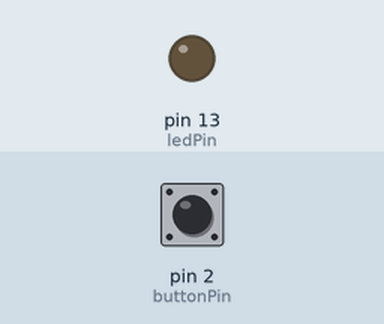
A sketch run on a simulated Arduino Uno, built with avr-gcc and run on an emulated ATmega328P. Shown: output pins drawn as LEDs (lit = HIGH). Inputs (shaded band) come from the test bench; at power-on: pin 2 (buttonPin) LOW.

Above: at 1.2 s.
1.3 s: pin 2 (buttonPin) pulled HIGH for 0.15 s
At 1.37 s:
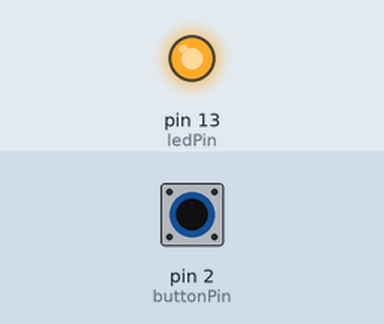
2.9 s: pin 2 (buttonPin) pulled HIGH for 3.2 s
At 7.1 s:
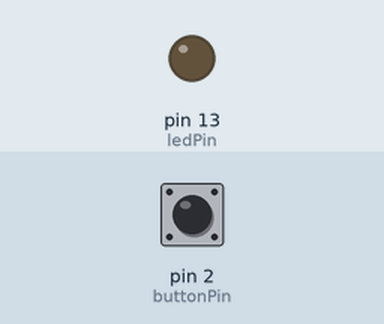
Timing chart, 0 to 8.6 s (numbered marks = the images above; inputs shaded):
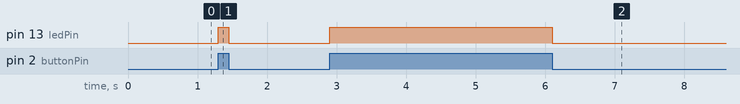

Measured:
- after the input at 1.3 s, pin 13 (ledPin): LOW → HIGH at once, → LOW 0.15 s later
- after the input at 2.9 s, pin 13 (ledPin): LOW → HIGH at once, → LOW 3.2 s later

The sketch:

LED-Pull-Down-Circuit.ino.ino
```cpp
const int buttonPin = 2;
const int ledPin = 13;

void setup() {
  pinMode(buttonPin, INPUT);
  pinMode(ledPin, OUTPUT);
}

void loop() {
  int buttonState = digitalRead(buttonPin);

  if (buttonState == HIGH) {
    digitalWrite(ledPin, HIGH);
  }
  else {
    digitalWrite(ledPin, LOW);
  }
}
```
